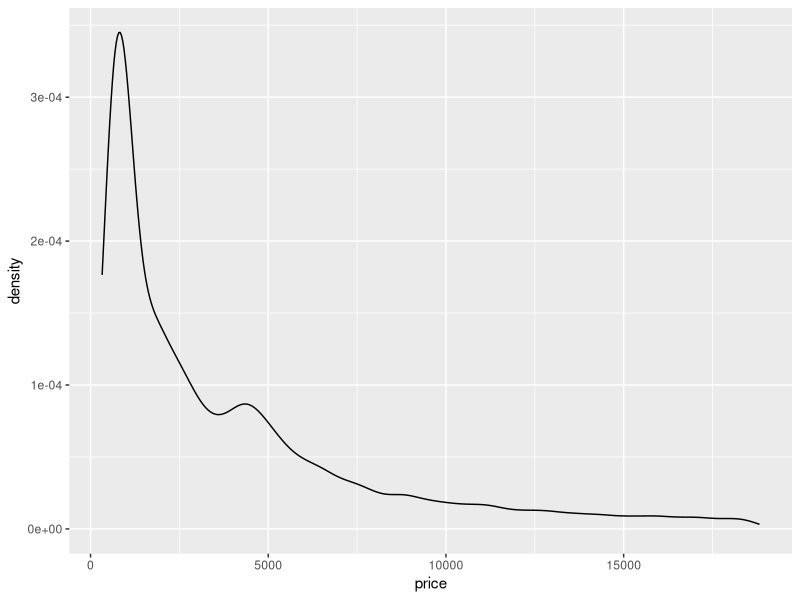
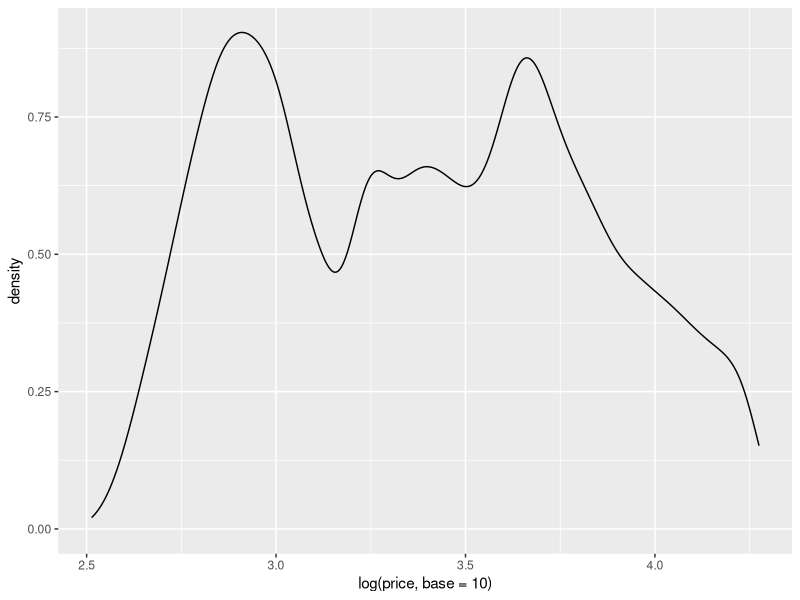
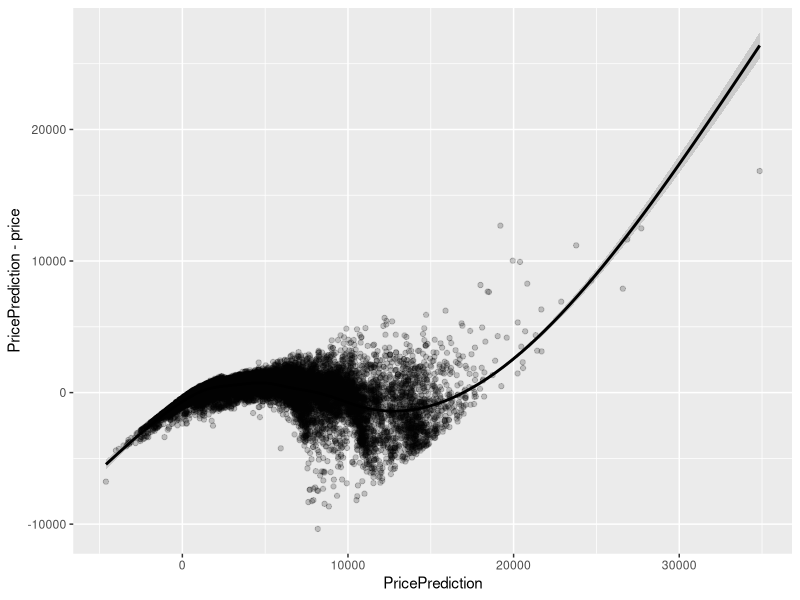
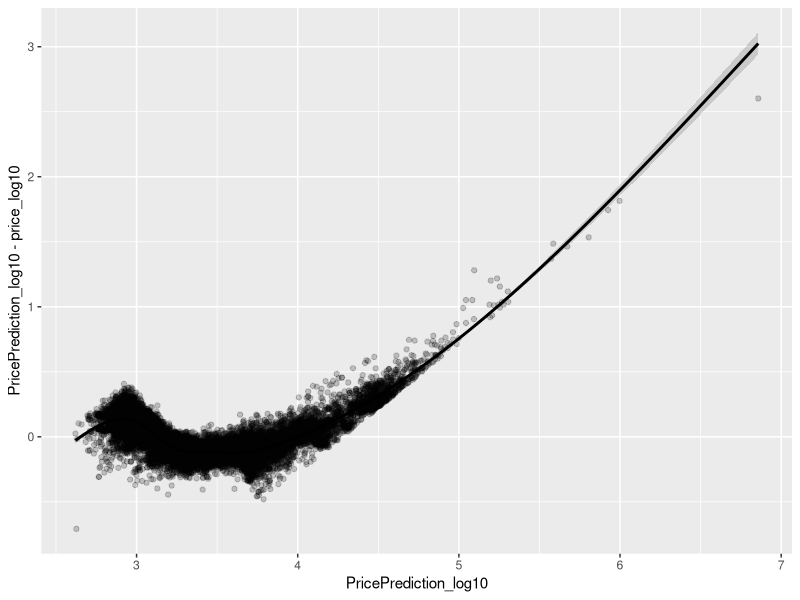
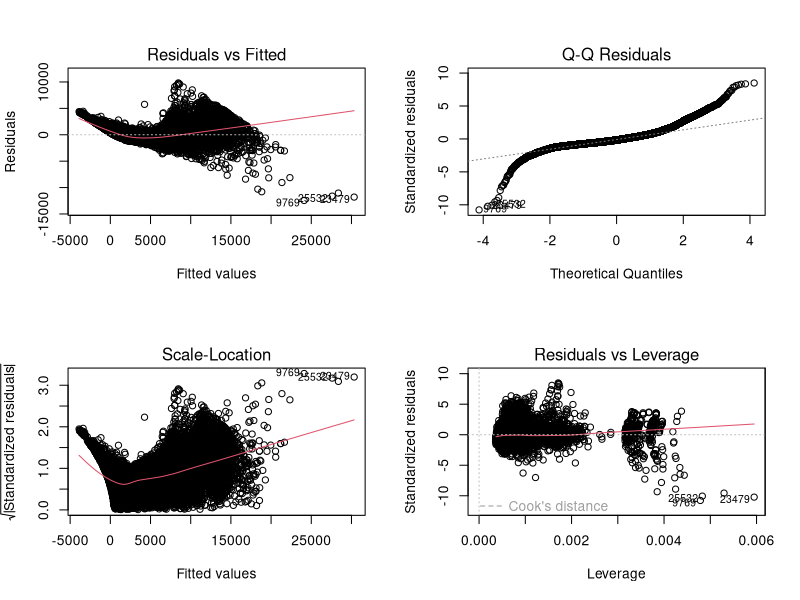
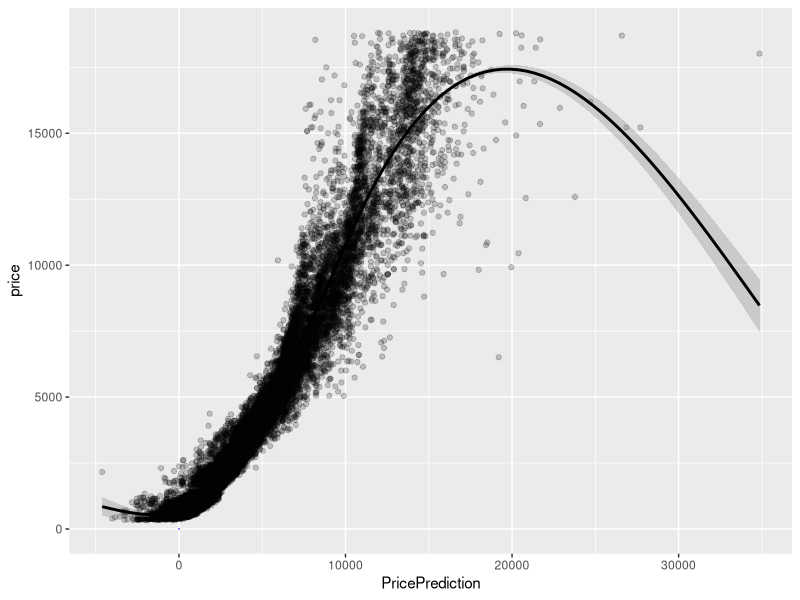
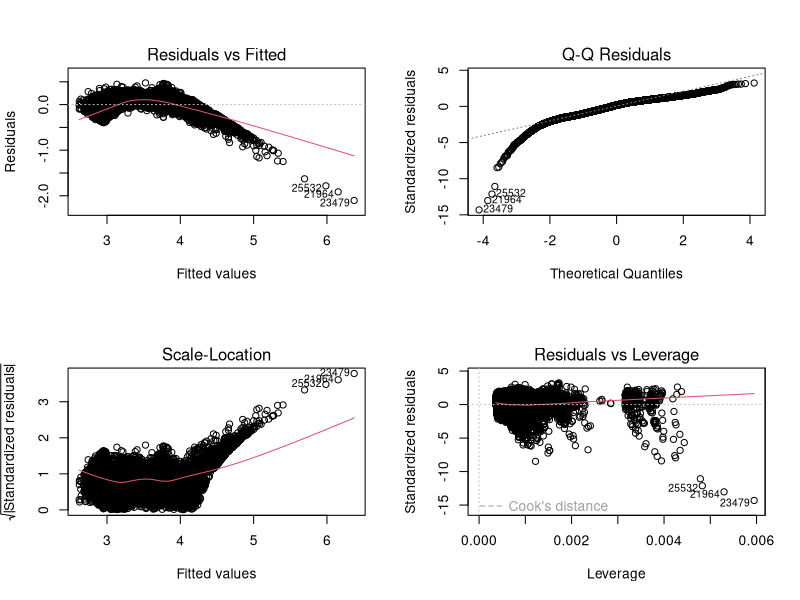
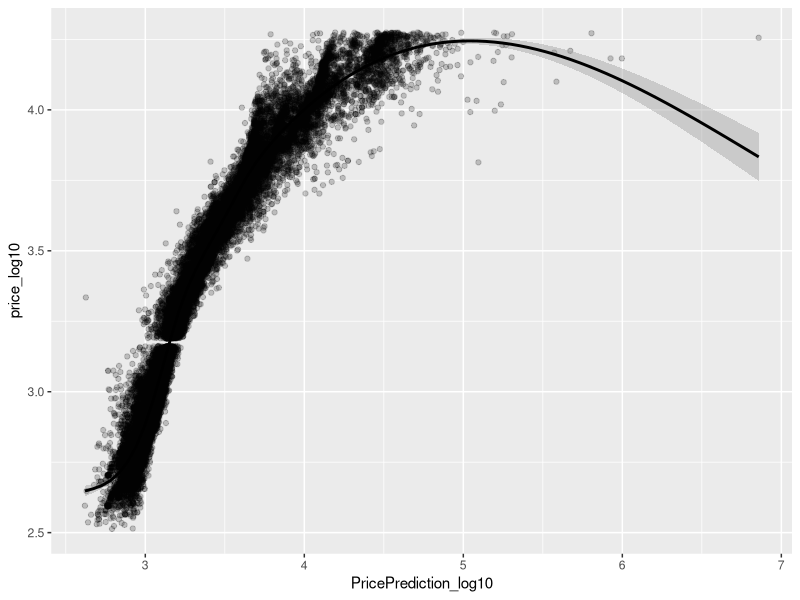

Here is the R script that generated these plots, in order:
#1
library(ggplot2)
data(diamonds)

price_df <- as.data.frame(diamonds[,"price"])
colnames(price_df) <- c("price")
summary(price_df$price)
d <- ggplot(price_df["price"], aes(x = price))
d + geom_density()

#2
d_log10 <- ggplot(price_df["price"], aes(x = log(price, base = 10)))
summary(log(price_df$price, base = 10))
d_log10 + geom_density()

#3
set.seed(123)
train_sample <- sample(53940, 26970)

diamonds_train <- diamonds[train_sample, ]
diamonds_test  <- diamonds[-train_sample, ]

str(diamonds_train)
str(diamonds_test)

#4
price_reg <- lm(price ~ carat + cut + color + clarity, data = diamonds_train)
price_reg

price_reg_log10 <- lm(log(price, base = 10) ~ carat + cut + color + clarity, data = diamonds_train)
price_reg_log10

#5
# create log base(10) transformed version of price feature for reference
diamonds_test$price_log10 <- log(diamonds_test$price, base = 10)
diamonds_test$PricePrediction <- predict(price_reg, newdata = diamonds_test)
diamonds_test$PricePrediction_log10 <- predict(price_reg_log10, newdata = diamonds_test)
head(diamonds_test)

#6
a <- ggplot(data = diamonds_test, aes(x = PricePrediction, y = PricePrediction - price))
a + geom_point(alpha = 0.2, color = "black") + geom_smooth(aes(x = PricePrediction, y = PricePrediction - price), color = "black")

b <- ggplot(data = diamonds_test, aes(x = PricePrediction_log10, y = PricePrediction_log10 - price_log10))
b + geom_point(alpha = 0.2, color = "black") + geom_smooth(aes(x = PricePrediction_log10, y = PricePrediction_log10 - price_log10), color = "black")

#7
confint(price_reg)
par(mfrow=c(2,2))
plot(price_reg)

c <- ggplot(data = diamonds_test, aes(x = PricePrediction, y = price))
c + geom_point(alpha = 0.2, color = "black") + geom_smooth(aes(x = PricePrediction, y = price), color = "black") + geom_line(aes(x = log(PricePrediction, base = 10), y = log(price, base = 10)), color = "blue", linetype = 2)

confint(price_reg_log10)
par(mfrow=c(2,2))
plot(price_reg_log10)

d <- ggplot(data = diamonds_test, aes(x = PricePrediction_log10, y = price_log10))
d + geom_point(alpha = 0.2, color = "black") + geom_smooth(aes(x = PricePrediction_log10, y = price_log10), color = "black")